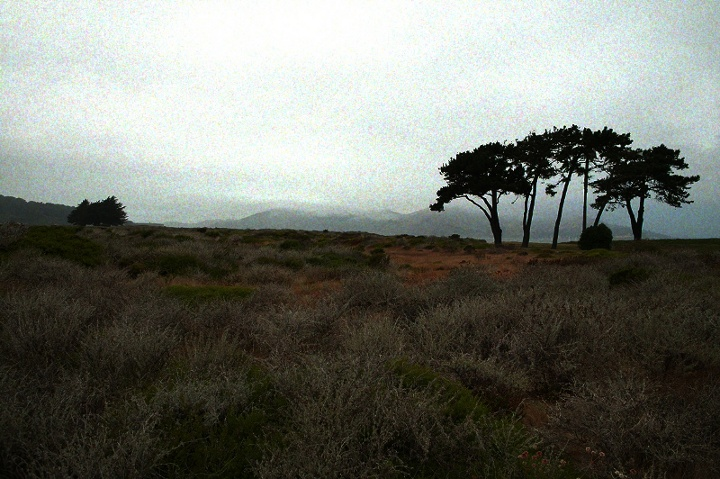
#> input picture Images/1.jpg, 720 x 479 px
$ python Method1_HistogramEqualization_UsingHSV.py
#> lines starting #> are read from the running program, lines starting #| are printed output that depends on the picture
import cv2
import numpy as np

temp = cv2.imread("Images/1.jpg")
#> temp is the input picture: shape (479, 720, 3); mean B, G, R 106.6, 114.6, 112.2
img = cv2.resize(temp,(600,400))

hsv=cv2.cvtColor(img,cv2.COLOR_BGR2HSV)
#> hsv: shape (400, 600, 3); mean H, S, V 46.4, 75.3, 117.3
h,s,v=cv2.split(hsv)
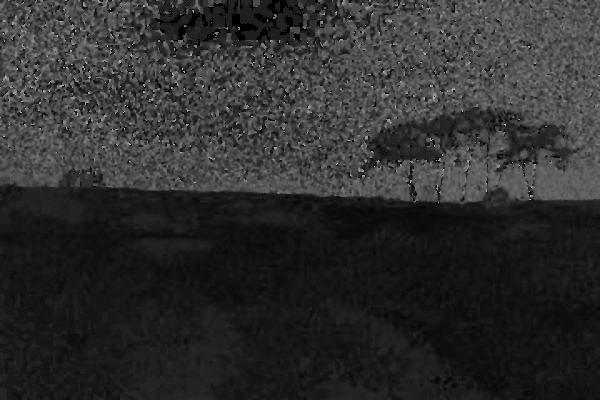
#> h: shape (400, 600); min 0, max 177, mean 46.4
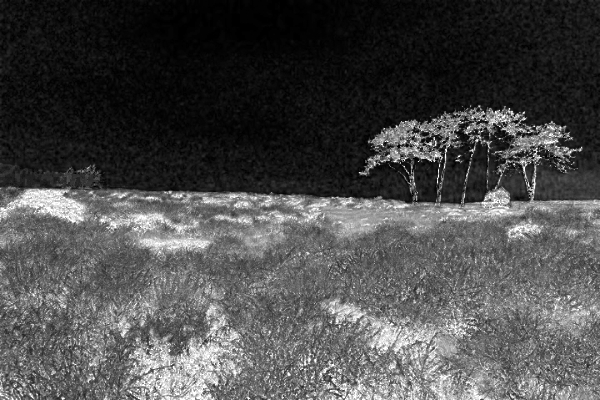
#> s: shape (400, 600); min 0, max 255, mean 75.3
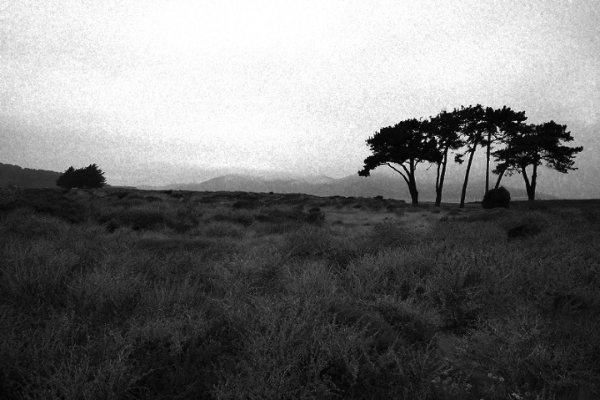
#> v: shape (400, 600); min 1, max 255, mean 117.3
equ_v=cv2.equalizeHist(v)
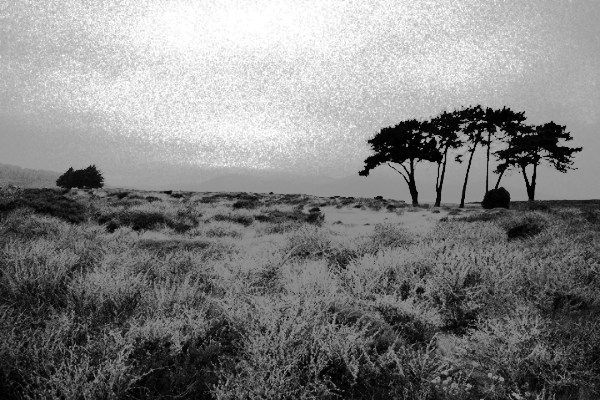
#> equ_v: shape (400, 600); min 0, max 255, mean 128.8
final=cv2.merge((h,s,equ_v))
#> final: shape (400, 600, 3); mean H, S, V 46.4, 75.3, 128.8
new_img=cv2.cvtColor(final,cv2.COLOR_HSV2BGR)
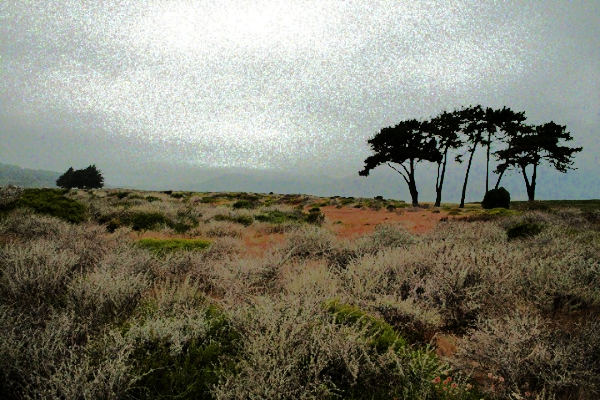
#> new_img: shape (400, 600, 3); mean B, G, R 109.1, 123.1, 123.7
cv2.imshow("Input",img)
cv2.imshow("Output",new_img)
#result = np.concatenate((img, new_img), axis=1)
#cv2.imwrite('HistogramEqualization_UsingHSV_4.jpg',result )
cv2.waitKey()

$ run again, with Images/2.jpg copied over Images/1.jpg
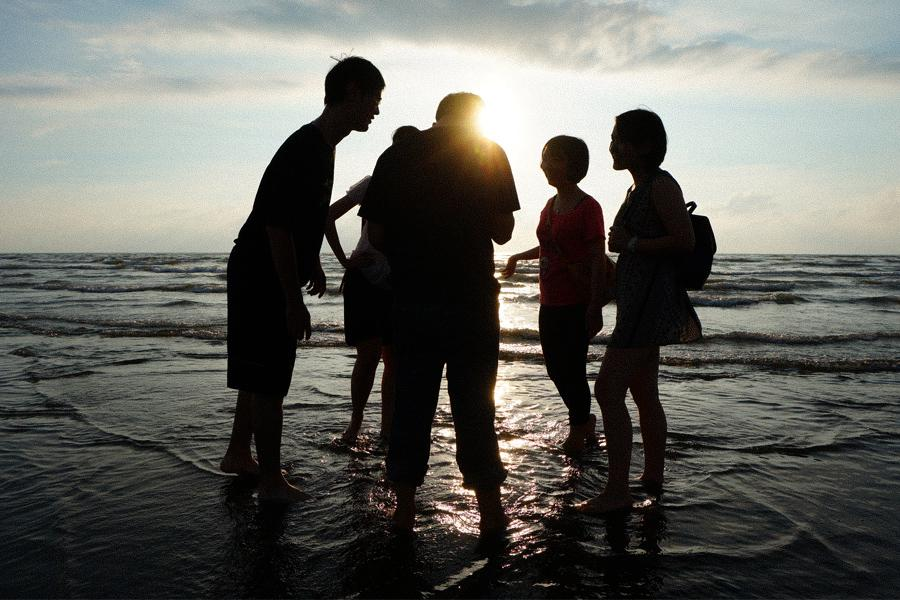
#> input picture Images/2.jpg, 900 x 600 px
#> temp is the input picture: shape (600, 900, 3); mean B, G, R 94.9, 100.2, 99.9
#> hsv: shape (400, 600, 3); mean H, S, V 43.8, 48.7, 102.9
#> `h,s,v=cv2.split(hsv)`:
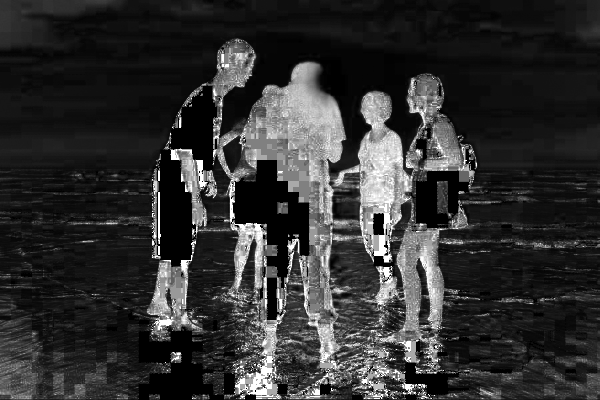
#> s: shape (400, 600); min 0, max 255, mean 48.7
#> final: shape (400, 600, 3); mean H, S, V 43.8, 48.7, 128.3
#> `new_img=cv2.cvtColor(final,cv2.COLOR_HSV2BGR)`:
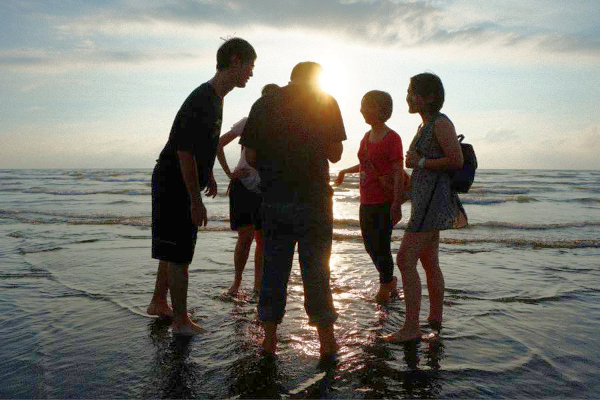
#> new_img: shape (400, 600, 3); mean B, G, R 114.6, 122.3, 123.8

$ run again, with Images/4.jpg copied over Images/1.jpg
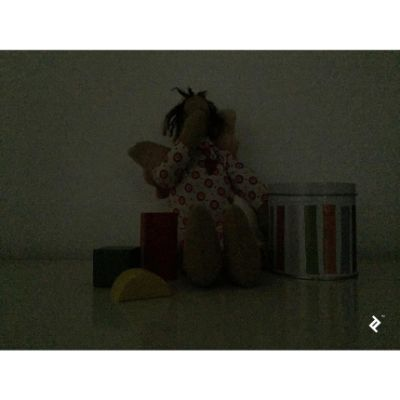
#> input picture Images/4.jpg, 400 x 400 px
#> temp is the input picture: shape (400, 400, 3); mean B, G, R 85.2, 93.6, 93.1
#> hsv: shape (400, 600, 3); mean H, S, V 24.6, 66.3, 94.4
#> `equ_v=cv2.equalizeHist(v)`:
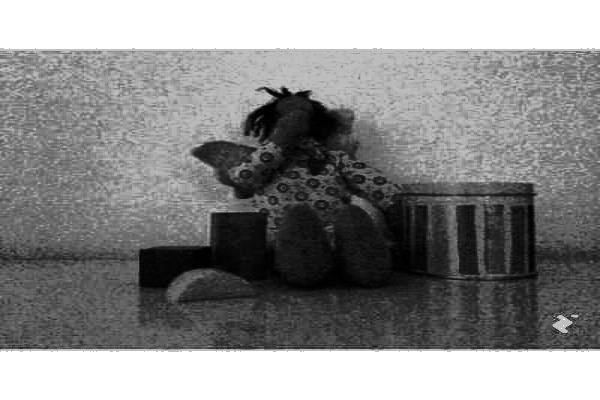
#> equ_v: shape (400, 600); min 0, max 255, mean 136.9
#> final: shape (400, 600, 3); mean H, S, V 24.6, 66.3, 136.9
#> `new_img=cv2.cvtColor(final,cv2.COLOR_HSV2BGR)`:
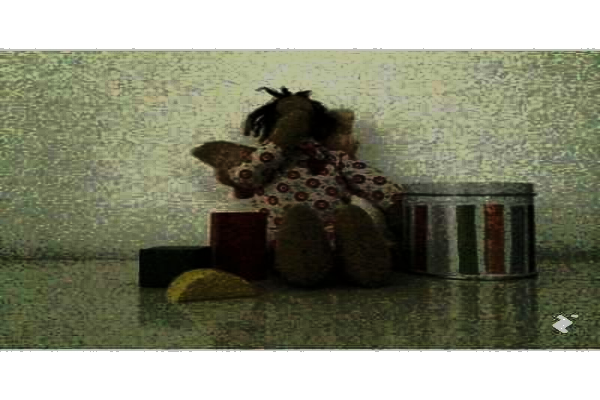
#> new_img: shape (400, 600, 3); mean B, G, R 116.8, 135.8, 133.8

$ run again, with Images/3.png saved as Images/1.jpg
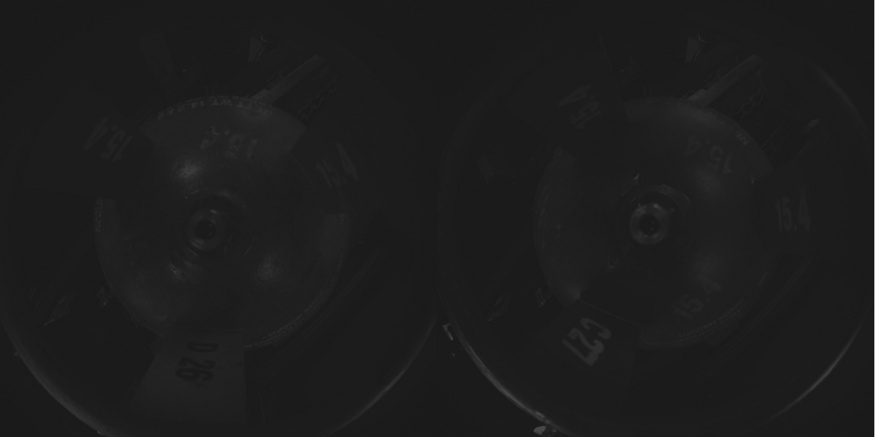
#> input picture Images/3.png, 875 x 437 px
#> temp is the input picture: shape (437, 875, 3); min 17, max 178, mean 28.9
#> `img = cv2.resize(temp,(600,400))`:
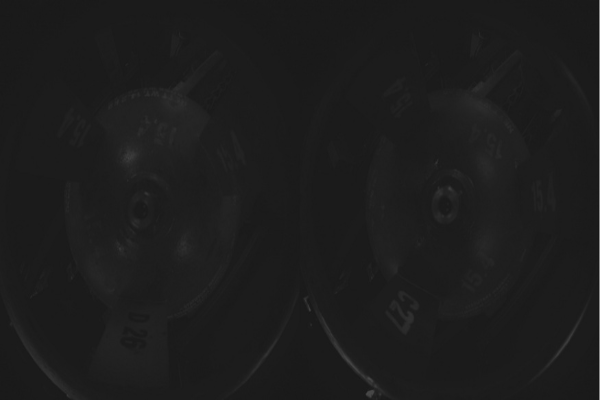
#> img: shape (400, 600, 3); min 22, max 142, mean 28.9
#> hsv: shape (400, 600, 3); mean H, S, V 0, 0, 28.9
#> h: shape (400, 600); every value is 0
#> `equ_v=cv2.equalizeHist(v)`:
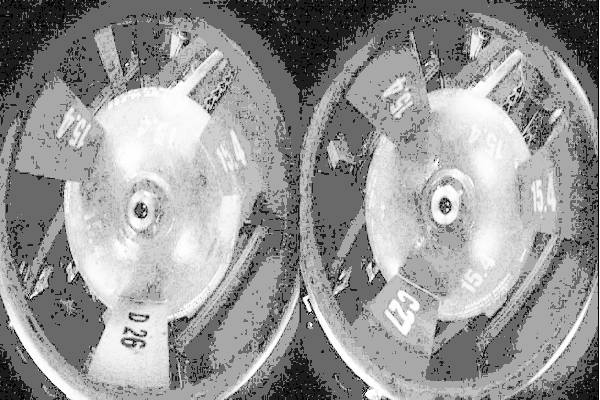
#> equ_v: shape (400, 600); min 0, max 255, mean 150.5
#> final: shape (400, 600, 3); mean H, S, V 0, 0, 150.5
